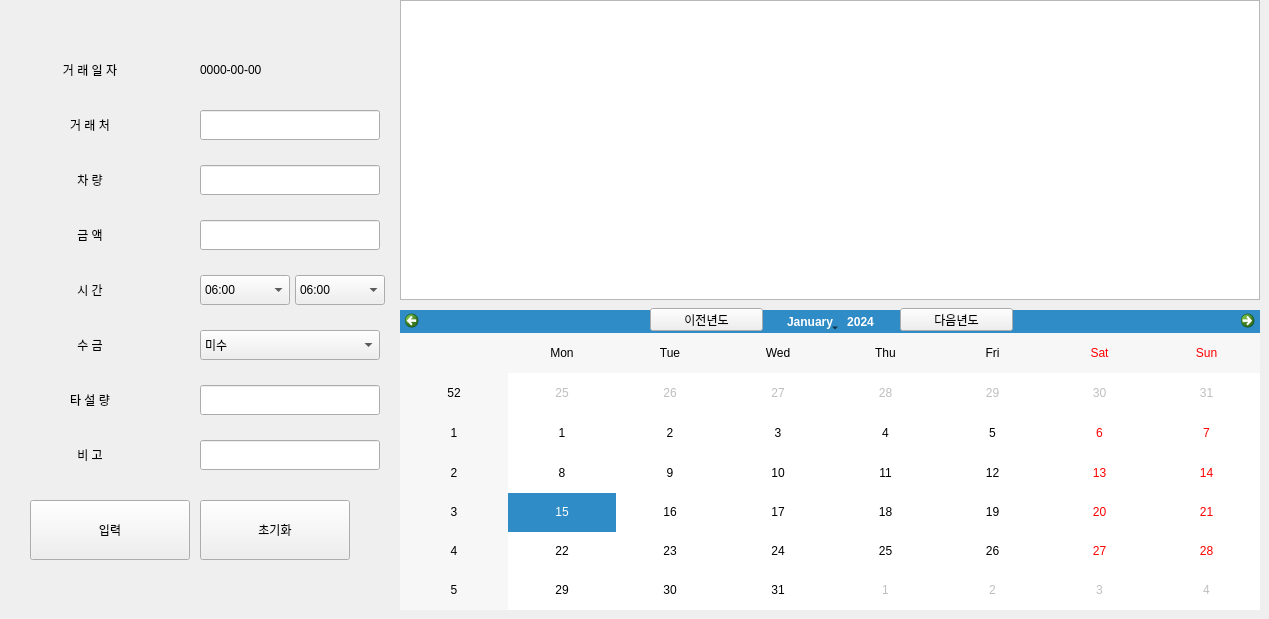
    <widget class="QWidget" name="tab1InsertData">
     <attribute name="title">
      <string>신규자료 입력</string>
     </attribute>
     <widget class="QCalendarWidget" name="calendarWidgetTab1">
      <property name="geometry">
       <rect>
        <x>400</x>
        <y>310</y>
        <width>860</width>
        <height>300</height>
       </rect>
      </property>
     </widget>
     <widget class="QLineEdit" name="inputCompanyTab1">
      <property name="geometry">
       <rect>
        <x>200</x>
        <y>110</y>
        <width>180</width>
        <height>30</height>
       </rect>
      </property>
     </widget>
     <widget class="QPushButton" name="buttonSaveTab1">
      <property name="geometry">
       <rect>
        <x>30</x>
        <y>500</y>
        <width>160</width>
        <height>60</height>
       </rect>
      </property>
      <property name="text">
       <string>입력</string>
      </property>
      <property name="autoDefault">
       <bool>false</bool>
      </property>
      <property name="default">
       <bool>false</bool>
      </property>
      <property name="flat">
       <bool>false</bool>
      </property>
     </widget>
     <widget class="QLabel" name="inputDateTab1">
      <property name="geometry">
       <rect>
        <x>200</x>
        <y>55</y>
        <width>200</width>
        <height>30</height>
       </rect>
      </property>
      <property name="text">
       <string>0000-00-00</string>
      </property>
     </widget>
     <widget class="QTableView" name="tableDataTab1">
      <property name="geometry">
       <rect>
        <x>400</x>
        <y>0</y>
        <width>860</width>
        <height>300</height>
       </rect>
      </property>
      <property name="editTriggers">
       <set>QAbstractItemView::NoEditTriggers</set>
      </property>
     </widget>
     <widget class="QLabel" name="labelDateTab1">
      <property name="geometry">
       <rect>
        <x>30</x>
        <y>55</y>
        <width>120</width>
        <height>30</height>
       </rect>
      </property>
      <property name="text">
       <string>거 래 일 자</string>
      </property>
      <property name="alignment">
       <set>Qt::AlignCenter</set>
      </property>
     </widget>
     <widget class="QLabel" name="labelCompanyTab1">
      <property name="geometry">
       <rect>
        <x>30</x>
        <y>110</y>
        <width>120</width>
        <height>30</height>
       </rect>
      </property>
      <property name="text">
       <string>거 래 처</string>
      </property>
      <property name="alignment">
       <set>Qt::AlignCenter</set>
      </property>
      <property name="wordWrap">
       <bool>true</bool>
      </property>
     </widget>
     <widget class="QLabel" name="labelCarTab1">
      <property name="geometry">
       <rect>
        <x>30</x>
        <y>165</y>
        <width>120</width>
        <height>30</height>
       </rect>
      </property>
      <property name="text">
       <string>차 량</string>
      </property>
      <property name="alignment">
       <set>Qt::AlignCenter</set>
      </property>
     </widget>
     <widget class="QLabel" name="labelPriceTab1">
      <property name="geometry">
       <rect>
        <x>30</x>
        <y>220</y>
        <width>120</width>
        <height>30</height>
       </rect>
      </property>
      <property name="text">
       <string>금 액</string>
      </property>
      <property name="alignment">
       <set>Qt::AlignCenter</set>
      </property>
     </widget>
     <widget class="QLabel" name="labelTimeTab1">
      <property name="geometry">
       <rect>
        <x>30</x>
        <y>275</y>
        <width>120</width>
        <height>30</height>
       </rect>
      </property>
      <property name="text">
       <string>시 간</string>
      </property>
      <property name="alignment">
       <set>Qt::AlignCenter</set>
      </property>
     </widget>
     <widget class="QLabel" name="labelCollectTab1">
      <property name="geometry">
       <rect>
        <x>30</x>
        <y>330</y>
        <width>120</width>
        <height>30</height>
       </rect>
      </property>
      <property name="text">
       <string>수 금</string>
      </property>
      <property name="alignment">
       <set>Qt::AlignCenter</set>
      </property>
     </widget>
     <widget class="QLabel" name="labelAmountTab1">
      <property name="geometry">
       <rect>
        <x>30</x>
        <y>385</y>
        <width>120</width>
        <height>30</height>
       </rect>
      </property>
      <property name="text">
       <string>타 설 량</string>
      </property>
      <property name="alignment">
       <set>Qt::AlignCenter</set>
      </property>
     </widget>
     <widget class="QLabel" name="labelRemarkTab1">
      <property name="geometry">
       <rect>
        <x>30</x>
        <y>440</y>
        <width>120</width>
        <height>30</height>
       </rect>
      </property>
      <property name="text">
       <string>비 고</string>
      </property>
      <property name="alignment">
       <set>Qt::AlignCenter</set>
      </property>
     </widget>
     <widget class="QLineEdit" name="inputCarTab1">
      <property name="geometry">
       <rect>
        <x>200</x>
        <y>165</y>
        <width>180</width>
        <height>30</height>
       </rect>
      </property>
     </widget>
     <widget class="QLineEdit" name="inputPriceTab1">
      <property name="geometry">
       <rect>
        <x>200</x>
        <y>220</y>
        <width>180</width>
        <height>30</height>
       </rect>
      </property>
     </widget>
     <widget class="QComboBox" name="inputCollectTab1">
      <property name="geometry">
       <rect>
        <x>200</x>
        <y>330</y>
        <width>180</width>
        <height>30</height>
       </rect>
      </property>
      <item>
       <property name="text">
        <string>미수</string>
       </property>
      </item>
      <item>
       <property name="text">
        <string>수금</string>
       </property>
      </item>
     </widget>
     <widget class="QLineEdit" name="inputAmountTab1">
      <property name="geometry">
       <rect>
        <x>200</x>
        <y>385</y>
        <width>180</width>
        <height>30</height>
       </rect>
      </property>
     </widget>
     <widget class="QLineEdit" name="inputRemarkTab1">
      <property name="geometry">
       <rect>
        <x>200</x>
        <y>440</y>
        <width>180</width>
        <height>30</height>
       </rect>
      </property>
     </widget>
     <widget class="QPushButton" name="buttonResetTab1">
      <property name="geometry">
       <rect>
        <x>200</x>
        <y>500</y>
        <width>150</width>
        <height>60</height>
       </rect>
      </property>
      <property name="text">
       <string>초기화</string>
      </property>
     </widget>
     <widget class="QComboBox" name="inputTimeStartTab1">
      <property name="geometry">
       <rect>
        <x>200</x>
        <y>275</y>
        <width>90</width>
        <height>30</height>
       </rect>
      </property>
      <item>
       <property name="text">
        <string>06:00</string>
       </property>
      </item>
      <item>
       <property name="text">
        <string>06:30</string>
       </property>
      </item>
      <item>
       <property name="text">
        <string>07:00</string>
       </property>
      </item>
      <item>
       <property name="text">
        <string>07:30</string>
       </property>
      </item>
      <item>
       <property name="text">
        <string>08:00</string>
       </property>
      </item>
      <item>
       <property name="text">
        <string>08:30</string>
       </property>
      </item>
      <item>
       <property name="text">
        <string>09:00</string>
       </property>
      </item>
      <item>
       <property name="text">
        <string>09:30</string>
       </property>
      </item>
      <item>
       <property name="text">
        <string>10:00</string>
       </property>
      </item>
      <item>
       <property name="text">
        <string>10:30</string>
       </property>
      </item>
      <item>
       <property name="text">
        <string>11:00</string>
       </property>
      </item>
      <item>
       <property name="text">
        <string>11:30</string>
       </property>
      </item>
      <item>
       <property name="text">
        <string>12:00</string>
       </property>
      </item>
      <item>
       <property name="text">
        <string>12:30</string>
       </property>
      </item>
      <item>
       <property name="text">
        <string>13:00</string>
       </property>
      </item>
      <item>
       <property name="text">
        <string>13:30</string>
       </property>
      </item>
      <item>
       <property name="text">
        <string>14:00</string>
       </property>
      </item>
      <item>
       <property name="text">
        <string>14:30</string>
       </property>
      </item>
      <item>
       <property name="text">
        <string>15:00</string>
       </property>
      </item>
      <item>
       <property name="text">
        <string>15:30</string>
       </property>
      </item>
      <item>
       <property name="text">
        <string>16:00</string>
       </property>
      </item>
      <item>
       <property name="text">
        <string>16:30</string>
       </property>
      </item>
      <item>
       <property name="text">
        <string>17:00</string>
       </property>
      </item>
      <item>
       <property name="text">
        <string>17:30</string>
       </property>
      </item>
      <item>
       <property name="text">
        <string>18:00</string>
       </property>
      </item>
      <item>
       <property name="text">
        <string>18:30</string>
       </property>
      </item>
      <item>
       <property name="text">
        <string>19:00</string>
       </property>
      </item>
      <item>
       <property name="text">
        <string>19:30</string>
       </property>
      </item>
      <item>
       <property name="text">
        <string>20:00</string>
       </property>
      </item>
      <item>
       <property name="text">
        <string>20:30</string>
       </property>
      </item>
      <item>
       <property name="text">
        <string>21:00</string>
       </property>
      </item>
      <item>
       <property name="text">
        <string>21:30</string>
       </property>
      </item>
      <item>
       <property name="text">
        <string>22:00</string>
       </property>
      </item>
     </widget>
     <widget class="QComboBox" name="inputTimeEndTab1">
      <property name="geometry">
       <rect>
        <x>295</x>
        <y>275</y>
        <width>90</width>
        <height>30</height>
       </rect>
      </property>
      <item>
       <property name="text">
        <string>06:00</string>
       </property>
      </item>
      <item>
       <property name="text">
        <string>06:30</string>
       </property>
      </item>
      <item>
       <property name="text">
        <string>07:00</string>
       </property>
      </item>
      <item>
       <property name="text">
        <string>07:30</string>
       </property>
      </item>
      <item>
       <property name="text">
        <string>08:00</string>
       </property>
      </item>
      <item>
       <property name="text">
        <string>08:30</string>
       </property>
      </item>
      <item>
       <property name="text">
        <string>09:00</string>
       </property>
      </item>
      <item>
       <property name="text">
        <string>09:30</string>
       </property>
      </item>
      <item>
       <property name="text">
        <string>10:00</string>
       </property>
      </item>
      <item>
       <property name="text">
        <string>10:30</string>
       </property>
      </item>
      <item>
       <property name="text">
        <string>11:00</string>
       </property>
      </item>
      <item>
       <property name="text">
        <string>11:30</string>
       </property>
      </item>
      <item>
       <property name="text">
        <string>12:00</string>
       </property>
      </item>
      <item>
       <property name="text">
        <string>12:30</string>
       </property>
      </item>
      <item>
       <property name="text">
        <string>13:00</string>
       </property>
      </item>
      <item>
       <property name="text">
        <string>13:30</string>
       </property>
      </item>
      <item>
       <property name="text">
        <string>14:00</string>
       </property>
      </item>
      <item>
       <property name="text">
        <string>14:30</string>
       </property>
      </item>
      <item>
       <property name="text">
        <string>15:00</string>
       </property>
      </item>
      <item>
       <property name="text">
        <string>15:30</string>
       </property>
      </item>
      <item>
       <property name="text">
        <string>16:00</string>
       </property>
      </item>
      <item>
       <property name="text">
        <string>16:30</string>
       </property>
      </item>
      <item>
       <property name="text">
        <string>17:00</string>
       </property>
      </item>
      <item>
       <property name="text">
        <string>17:30</string>
       </property>
      </item>
      <item>
       <property name="text">
        <string>18:00</string>
       </property>
      </item>
      <item>
       <property name="text">
        <string>18:30</string>
       </property>
      </item>
      <item>
       <property name="text">
        <string>19:00</string>
       </property>
      </item>
      <item>
       <property name="text">
        <string>19:30</string>
       </property>
      </item>
      <item>
       <property name="text">
        <string>20:00</string>
       </property>
      </item>
      <item>
       <property name="text">
        <string>20:30</string>
       </property>
      </item>
      <item>
       <property name="text">
        <string>21:00</string>
       </property>
      </item>
      <item>
       <property name="text">
        <string>21:30</string>
       </property>
      </item>
      <item>
       <property name="text">
        <string>22:00</string>
       </property>
      </item>
     </widget>
     <widget class="QPushButton" name="buttonNextYearTab1">
      <property name="geometry">
       <rect>
        <x>900</x>
        <y>308</y>
        <width>113</width>
        <height>23</height>
       </rect>
      </property>
      <property name="text">
       <string>다음년도</string>
      </property>
     </widget>
     <widget class="QPushButton" name="buttonPrevYearTab1">
      <property name="geometry">
       <rect>
        <x>650</x>
        <y>308</y>
        <width>113</width>
        <height>23</height>
       </rect>
      </property>
      <property name="text">
       <string>이전년도</string>
      </property>
     </widget>
    </widget>
